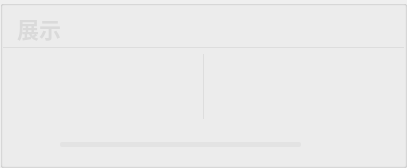
          <widget class="QGroupBox" name="groupBox_201">
           <property name="styleSheet">
            <string notr="true">#groupBox_201{
background-color: rgba(95, 95, 95, 200);
border: 0px solid #42adff;
border-left: 1px solid rgba(200, 200, 200,100);
border-right: 0px solid rgba(29, 83, 185, 255);
border-radius:0px;}</string>
           </property>
           <property name="title">
            <string/>
           </property>
           <layout class="QVBoxLayout" name="verticalLayout_4" stretch="0,1,0">
            <property name="leftMargin">
             <number>0</number>
            </property>
            <property name="topMargin">
             <number>0</number>
            </property>
            <property name="rightMargin">
             <number>0</number>
            </property>
            <property name="bottomMargin">
             <number>0</number>
            </property>
            <item>
             <widget class="QGroupBox" name="groupBox_3">
              <property name="minimumSize">
               <size>
                <width>0</width>
                <height>42</height>
               </size>
              </property>
              <property name="maximumSize">
               <size>
                <width>16777215</width>
                <height>42</height>
               </size>
              </property>
              <property name="styleSheet">
               <string notr="true">#groupBox_3{
border: 0px solid #42adff;
border-bottom: 1px solid rgba(200, 200, 200,100);
border-radius:0px;}</string>
              </property>
              <property name="title">
               <string/>
              </property>
              <layout class="QHBoxLayout" name="horizontalLayout_6">
               <property name="leftMargin">
                <number>11</number>
               </property>
               <property name="topMargin">
                <number>0</number>
               </property>
               <property name="rightMargin">
                <number>11</number>
               </property>
               <property name="bottomMargin">
                <number>0</number>
               </property>
               <item>
                <widget class="QLabel" name="label_6">
                 <property name="minimumSize">
                  <size>
                   <width>0</width>
                   <height>0</height>
                  </size>
                 </property>
                 <property name="maximumSize">
                  <size>
                   <width>16777215</width>
                   <height>40</height>
                  </size>
                 </property>
                 <property name="styleSheet">
                  <string notr="true">QLabel
{
	font-size: 22px;
	font-family: &quot;Microsoft YaHei&quot;;
	font-weight: bold;
 		border-radius:9px;
		background:rgba(66, 195, 255, 0);
color: rgb(218, 218, 218);
}
</string>
                 </property>
                 <property name="text">
                  <string>展示</string>
                 </property>
                </widget>
               </item>
               <item>
                <spacer name="horizontalSpacer_14">
                 <property name="orientation">
                  <enum>Qt::Horizontal</enum>
                 </property>
                 <property name="sizeHint" stdset="0">
                  <size>
                   <width>40</width>
                   <height>20</height>
                  </size>
                 </property>
                </spacer>
               </item>
               <item>
                <widget class="QLabel" name="fps_label">
                 <property name="minimumSize">
                  <size>
                   <width>100</width>
                   <height>40</height>
                  </size>
                 </property>
                 <property name="maximumSize">
                  <size>
                   <width>100</width>
                   <height>40</height>
                  </size>
                 </property>
                 <property name="styleSheet">
                  <string notr="true">QLabel
{
	font-size: 20px;
	font-family: &quot;Microsoft YaHei&quot;;
	font-weight: bold;
 		border-radius:9px;
		background:rgba(66, 195, 255, 0);
color: rgb(218, 218, 218);
}
</string>
                 </property>
                 <property name="text">
                  <string/>
                 </property>
                 <property name="alignment">
                  <set>Qt::AlignCenter</set>
                 </property>
                </widget>
               </item>
              </layout>
             </widget>
            </item>
            <item>
             <widget class="QSplitter" name="splitter">
              <property name="enabled">
               <bool>true</bool>
              </property>
              <property name="styleSheet">
               <string notr="true">#splitter::handle{background: 1px solid  rgba(200, 200, 200,100);}</string>
              </property>
              <property name="frameShape">
               <enum>QFrame::NoFrame</enum>
              </property>
              <property name="lineWidth">
               <number>10</number>
              </property>
              <property name="orientation">
               <enum>Qt::Horizontal</enum>
              </property>
              <property name="handleWidth">
               <number>1</number>
              </property>
              <widget class="Label_click_Mouse" name="raw_video">
               <property name="enabled">
                <bool>true</bool>
               </property>
               <property name="sizePolicy">
                <sizepolicy hsizetype="Ignored" vsizetype="Ignored">
                 <horstretch>0</horstretch>
                 <verstretch>0</verstretch>
                </sizepolicy>
               </property>
               <property name="minimumSize">
                <size>
                 <width>200</width>
                 <height>0</height>
                </size>
               </property>
               <property name="font">
                <font>
                 <family>微软雅黑</family>
                 <pointsize>36</pointsize>
                </font>
               </property>
               <property name="cursor">
                <cursorShape>ArrowCursor</cursorShape>
               </property>
               <property name="styleSheet">
                <string notr="true">color: rgb(218, 218, 218);
</string>
               </property>
               <property name="text">
                <string/>
               </property>
               <property name="scaledContents">
                <bool>false</bool>
               </property>
               <property name="alignment">
                <set>Qt::AlignCenter</set>
               </property>
              </widget>
              <widget class="Label_click_Mouse" name="out_video">
               <property name="enabled">
                <bool>true</bool>
               </property>
               <property name="sizePolicy">
                <sizepolicy hsizetype="Ignored" vsizetype="Ignored">
                 <horstretch>0</horstretch>
                 <verstretch>0</verstretch>
                </sizepolicy>
               </property>
               <property name="minimumSize">
                <size>
                 <width>200</width>
                 <height>0</height>
                </size>
               </property>
               <property name="font">
                <font>
                 <family>微软雅黑</family>
                 <pointsize>36</pointsize>
                </font>
               </property>
               <property name="cursor">
                <cursorShape>ArrowCursor</cursorShape>
               </property>
               <property name="styleSheet">
                <string notr="true">color: rgb(218, 218, 218);
</string>
               </property>
               <property name="text">
                <string/>
               </property>
               <property name="scaledContents">
                <bool>false</bool>
               </property>
               <property name="alignment">
                <set>Qt::AlignCenter</set>
               </property>
              </widget>
             </widget>
            </item>
            <item>
             <layout class="QHBoxLayout" name="horizontalLayout_12">
              <property name="leftMargin">
               <number>11</number>
              </property>
              <property name="rightMargin">
               <number>11</number>
              </property>
              <item>
               <widget class="QPushButton" name="runButton">
                <property name="minimumSize">
                 <size>
                  <width>40</width>
                  <height>40</height>
                 </size>
                </property>
                <property name="styleSheet">
                 <string notr="true">QPushButton {
border-style: solid;
border-width: 0px;
border-radius: 0px;
background-color: rgba(223, 223, 223, 0);
}
QPushButton::focus{outline: none;}
QPushButton::hover {
border-style: solid;
border-width: 0px;
border-radius: 0px;
background-color: rgba(223, 223, 223, 150);}</string>
                </property>
                <property name="text">
                 <string/>
                </property>
                <property name="icon">
                 <iconset resource="../apprcc.qrc">
                  <normaloff>:/img/icon/运行.png</normaloff>
                  <normalon>:/img/icon/暂停.png</normalon>
                  <disabledoff>:/img/icon/运行.png</disabledoff>
                  <disabledon>:/img/icon/暂停.png</disabledon>
                  <activeoff>:/img/icon/运行.png</activeoff>
                  <activeon>:/img/icon/暂停.png</activeon>
                  <selectedoff>:/img/icon/运行.png</selectedoff>
                  <selectedon>:/img/icon/暂停.png</selectedon>:/img/icon/运行.png</iconset>
                </property>
                <property name="iconSize">
                 <size>
                  <width>30</width>
                  <height>30</height>
                 </size>
                </property>
                <property name="checkable">
                 <bool>true</bool>
                </property>
               </widget>
              </item>
              <item>
               <widget class="QProgressBar" name="progressBar">
                <property name="maximumSize">
                 <size>
                  <width>16777215</width>
                  <height>5</height>
                 </size>
                </property>
                <property name="styleSheet">
                 <string notr="true">QProgressBar{ color: rgb(255, 255, 255); font:12pt; border-radius:2px; text-align:center; border:none; background-color: rgba(215, 215, 215,100);} 
QProgressBar:chunk{ border-radius:0px; background: rgba(55, 55, 55, 200);}</string>
                </property>
                <property name="maximum">
                 <number>1000</number>
                </property>
                <property name="value">
                 <number>0</number>
                </property>
                <property name="textVisible">
                 <bool>false</bool>
                </property>
               </widget>
              </item>
              <item>
               <widget class="QPushButton" name="stopButton">
                <property name="minimumSize">
                 <size>
                  <width>40</width>
                  <height>40</height>
                 </size>
                </property>
                <property name="styleSheet">
                 <string notr="true">QPushButton {
border-style: solid;
border-width: 0px;
border-radius: 0px;
background-color: rgba(223, 223, 223, 0);
}
QPushButton::focus{outline: none;}
QPushButton::hover {
border-style: solid;
border-width: 0px;
border-radius: 0px;
background-color: rgba(223, 223, 223, 150);}</string>
                </property>
                <property name="text">
                 <string/>
                </property>
                <property name="icon">
                 <iconset resource="../apprcc.qrc">
                  <normaloff>:/img/icon/终止.png</normaloff>:/img/icon/终止.png</iconset>
                </property>
                <property name="iconSize">
                 <size>
                  <width>30</width>
                  <height>30</height>
                 </size>
                </property>
               </widget>
              </item>
              <item>
               <widget class="QPushButton" name="selectButton">
                <property name="minimumSize">
                 <size>
                  <width>40</width>
                  <height>40</height>
                 </size>
                </property>
                <property name="styleSheet">
                 <string notr="true">QPushButton {
border-style: solid;
border-width: 0px;
border-radius: 0px;
background-color: rgba(223, 223, 223, 0);
}
QPushButton::focus{outline: none;}
QPushButton::hover {
border-style: solid;
border-width: 0px;
border-radius: 0px;
background-color: rgba(223, 223, 223, 150);}</string>
                </property>
                <property name="text">
                 <string/>
                </property>
                <property name="icon">
                 <iconset resource="../apprcc.qrc">
                  <normaloff>:/img/icon/列表.png</normaloff>:/img/icon/列表.png</iconset>
                </property>
                <property name="iconSize">
                 <size>
                  <width>30</width>
                  <height>30</height>
                 </size>
                </property>
               </widget>
              </item>
             </layout>
            </item>
           </layout>
          </widget>
